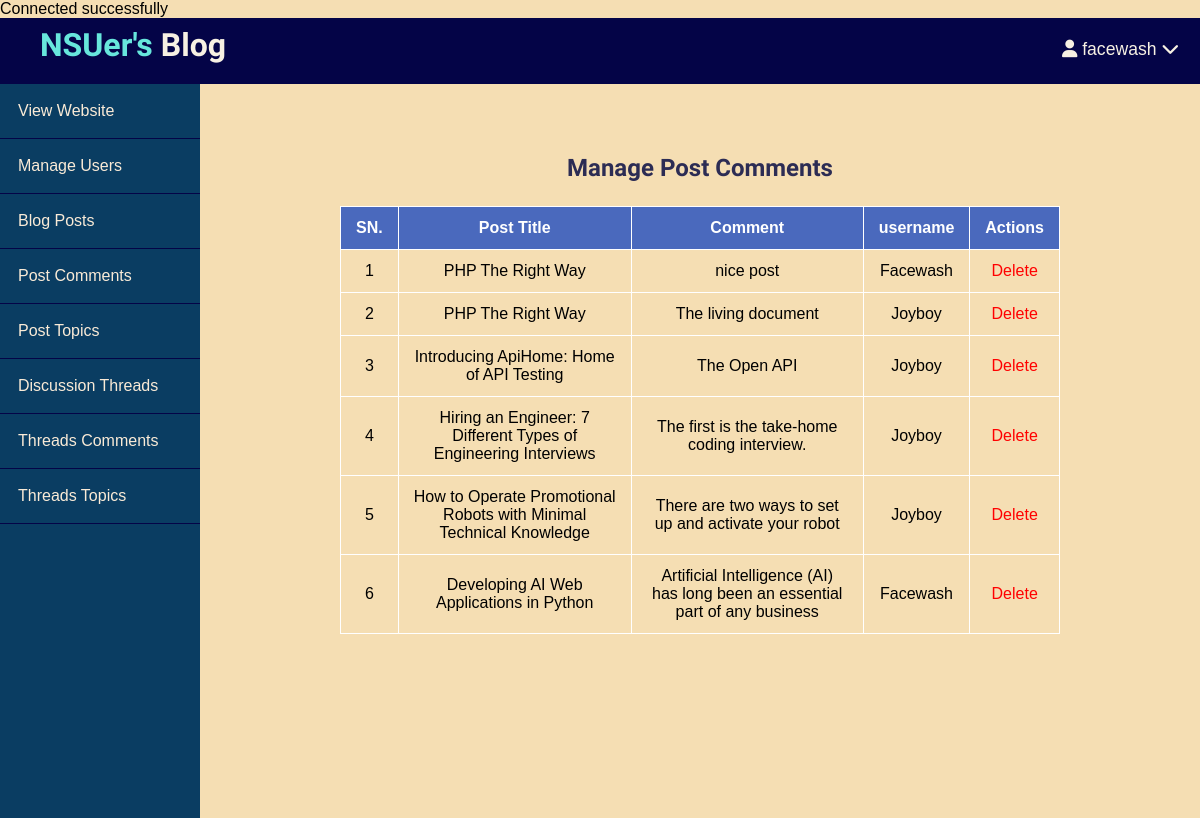
The app's page /Blog/admin/post-comment/index.php (signed in) with its own data.
### tables this page shows
CREATE TABLE IF NOT EXISTS `post_comments` (
  `id` int(11) NOT NULL AUTO_INCREMENT,
  `user_id` int(11) NOT NULL,
  `post_id` int(11) NOT NULL,
  `message` longtext NOT NULL,
  `commented_on` datetime NOT NULL DEFAULT current_timestamp(),
  `created_at` datetime NOT NULL DEFAULT current_timestamp(),
  PRIMARY KEY (`id`)
);

CREATE TABLE IF NOT EXISTS `posts` (
  `id` int(11) NOT NULL AUTO_INCREMENT,
  `user_id` int(11) NOT NULL,
  `topic_id` int(11) DEFAULT NULL,
  `title` varchar(255) NOT NULL,
  `image` varchar(255) NOT NULL,
  `body` text NOT NULL,
  `published` int(4) NOT NULL,
  `created_at` datetime NOT NULL DEFAULT current_timestamp(),
  PRIMARY KEY (`id`),
  KEY `topic_id` (`topic_id`)
);

CREATE TABLE IF NOT EXISTS `users` (
  `id` int(11) NOT NULL AUTO_INCREMENT,
  `admin` tinyint(4) NOT NULL,
  `username` varchar(255) NOT NULL,
  `email` varchar(255) NOT NULL,
  `password` varchar(255) NOT NULL,
  `first_name` varchar(50) NOT NULL,
  `last_name` varchar(50) NOT NULL,
  `profile_tagline` varchar(255) NOT NULL,
  `location` varchar(60) NOT NULL,
  `about_me` text NOT NULL,
  `fb_link` varchar(255) NOT NULL,
  `tw_link` varchar(255) NOT NULL,
  `lk_link` varchar(255) NOT NULL,
  `yt_link` varchar(255) NOT NULL,
  `created_at` datetime NOT NULL DEFAULT current_timestamp(),
  PRIMARY KEY (`id`),
  UNIQUE KEY `email` (`email`)
);

### Blog/app/database/db.php (called while the page is built, shortened)
<?php
require("connect.php");
function selectAll($table, $conditions = [])
{
    global $conn;
    $sql = "SELECT * FROM $table";
    if (empty($conditions)) {
        $statement = $conn->prepare($sql);
        $statement->execute();
        $records = $statement->get_result()->fetch_all(MYSQLI_ASSOC);
        return $records;
    }
}

### Blog/app/controllers/post-comments.php (called while the page is built, shortened)
<?php
include(ROOT_PATH . "/app/database/db.php");
$table = "post_comments";
$posts = selectAll('posts');
$comments = selectAll($table);

### Blog/admin/post-comment/index.php (the view, shortened to what this page needs)
<?php
include(ROOT_PATH . '/app/controllers/post-comments.php');
$users = selectAll('users');
?>
<!DOCTYPE html>
<html lang="en">
<head>
    <link rel="stylesheet" href="../../assets/css/style.css">
    <link rel="stylesheet" href="../../assets/css/admin.css">
</head>
<body>
    <?php include(ROOT_PATH . "/app/includes/adminHeader.php"); ?>
    <div class="admin-wrapper">
        <?php include(ROOT_PATH . "/app/includes/adminSidebar.php"); ?>
        <div class="admin-content">
            <div class="content">
                <h2 class="page-title">Manage Post Comments</h2>
                <table>
                    <thead>
                        <th>SN.</th>
                        <th>Post Title</th>
                        <th>Comment</th>
                        <th>username</th>
                        <th colspan="1">Actions</th>
                    </thead>
                    <tbody>
                        <?php foreach ($comments as $key => $comment) : ?>
                            <tr>
                                <td><?php echo $key + 1 ?></td>
                                <?php foreach ($posts as $key => $post) :  ?>
                                    <?php if ($comment['post_id'] == $post['id']) : ?>
                                        <td>
                                            <a href="<?php echo Base_URL . 'single.php?id=' . $post['id']; ?>">
                                                <?php echo $post['title'] ?>
                                            </a>
                                        </td>
                                    <?php endif; ?>
                                <?php endforeach; ?>
                                <td><?php echo html_entity_decode($comment['message']); ?></td>
                                <?php foreach ($users as $key => $user) :  ?>
                                    <?php if ($comment['user_id'] == $user['id']) : ?>
                                        <td>
                                            <?php echo ucfirst($user['username']); ?>
                                        </td>
                                    <?php endif; ?>
                                <?php endforeach; ?>
                                <td>
                                    <a href="index.php?del_id=<?php echo $comment['id'] ?>" class="delete">Delete</a>
                                </td>
                            </tr>
                        <?php endforeach; ?>
                    </tbody>
                </table>
            </div>
        </div>
    </div>
</body>
</html>

### Blog/assets/css/style.css (style rules this page uses)
* { box-sizing: border-box; }
html, body { height: 100%; padding: 0px; margin: 0px; background: wheat; font-family: Arial, Helvetica, sans-serif; }
h1, h2, h3, h4, h5, h6 { font-family: "Trirong", serif; color: #2c2c54; margin: 5px; }
a { text-decoration: none; color: inherit; }
.content { width: 90%; margin: 30px auto 30px; margin-bottom: 100px; }
table { border-collapse: collapse; width: 100%; }
table td, table th { padding: 12px 15px; border: 1px solid white; text-align: center; font-size: 16px; }
table th { background-color: #4a69bd; color: white; }
.delete { color: red; }

### Blog/assets/css/admin.css (style rules this page uses)
.admin-wrapper { display: flex; height: calc(100% - 66px); }
.admin-wrapper .admin-content { flex: 8; height: 100%; padding: 40px 100px 100px; overflow-y: scroll; }
.admin-content .page-title { text-align: center; margin-bottom: 1.5rem; }
table { width: 100%; border-collapse: collapse; font-size: 1.1rem; }
th, td { padding: 15px; text-align: left; border-bottom: 1px solid white; }
.delete { color: red; }

### records on screen
post_comments: message "nice post"
posts: title "PHP The Right Way"
users: username "Facewash"
post_comments: message "The living document"
users: username "Joyboy"
post_comments: message "The Open API"
posts: title "Introducing ApiHome: Home of API Testing"
post_comments: message "The first is the take-home coding interview."
posts: title "Hiring an Engineer: 7 Different Types of Engineering Interviews"
post_comments: message "There are two ways to set up and activate your robot"
posts: title "How to Operate Promotional Robots with Minimal Technical Knowledge"
post_comments: message "Artificial Intelligence (AI) has long been an essential part of any business"
posts: title "Developing AI Web Applications in Python"

### other values on screen
$_SESSION['username'] "facewash"
